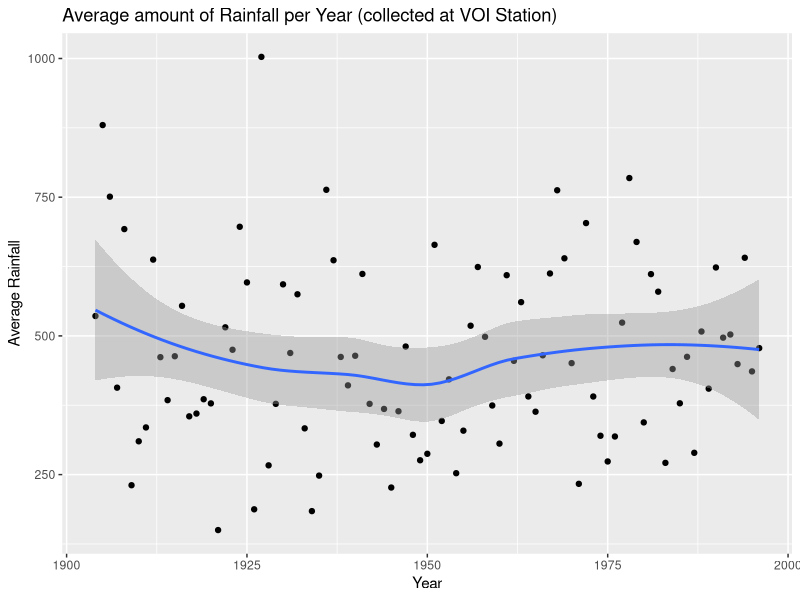
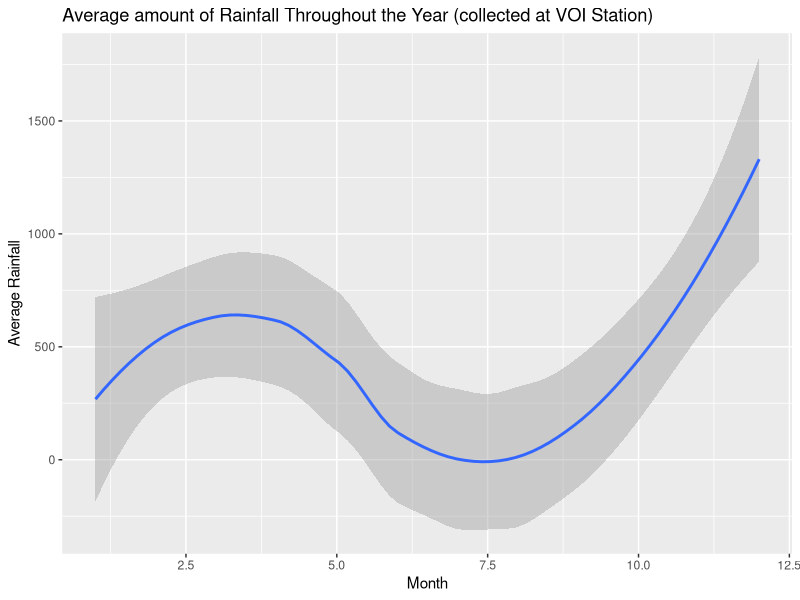

Write the R code that produced these figures, in order.
## ---- chunk 1
library(tidyverse)
library(dplyr)
library(readxl)
library(ggplot2)

#Tidying 
data <- read_excel("East Africa lake data.xlsx", sheet = 8)

data1 <- data %>% gather(key="Month", value="Rainfall", 'Jan', 'Feb', 'Mar', 'Apr', 'May', 'Jun', 'Jul', 'Aug', 'Sep', 'Oct', 'Nov', 'Dec')

data2 <- data1 %>% select(1, 4, 5)
data2 <- data2 %>% arrange(Year)
data2 <- data2 %>% drop_na()

#manipulating 
average_year <- data2 %>% group_by(Year) %>% summarise(mean_rainfall= mean(Rainfall))

average_month <- data2 %>% group_by(Month) %>% summarise(mean_rainfall= mean(Rainfall)) %>% arrange(mean_rainfall)

#changing month name to number equivalent so it graphs in chronological order
month_data1 <- c(1, 2, 3, 4, 5, 6, 7, 8, 9, 10, 11, 12)
rain_data <- c(340, 283, 790, 908, 294, 57, 31, 59, 142, 270, 1094, 1225)
average_month_data <- data.frame(month_data1, rain_data)
month_final <-as.tibble(average_month_data)
month_final
## ---- chunk 2

ggplot(data=average_year)+
  geom_point(mapping=aes(x=Year, y=mean_rainfall))+
  geom_smooth(mapping=aes(x=Year, y=mean_rainfall))+
  ggtitle('Average amount of Rainfall per Year (collected at VOI Station)')+
  xlab('Year')+
  ylab('Average Rainfall')

ggplot(data=month_final)+
  geom_smooth(mapping=aes(x=month_data1, y=rain_data))+
 ggtitle('Average amount of Rainfall Throughout the Year (collected at VOI Station)')+
  xlab('Month')+
  ylab('Average Rainfall')

